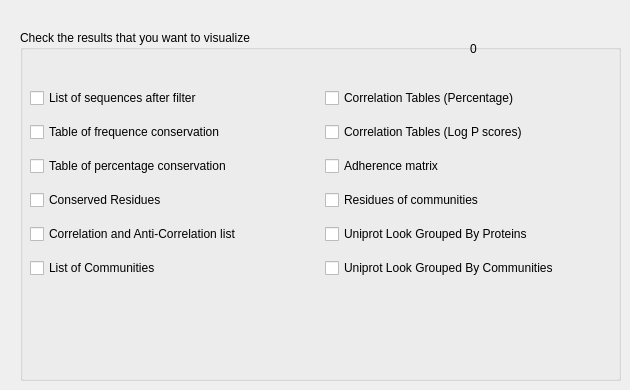
      <widget class="QWidget" name="page_8">
       <widget class="QGroupBox" name="groupBox_5">
        <property name="geometry">
         <rect>
          <x>20</x>
          <y>30</y>
          <width>601</width>
          <height>351</height>
         </rect>
        </property>
        <property name="title">
         <string>Check the results that you want to visualize</string>
        </property>
        <widget class="QPushButton" name="cmdShow">
         <property name="geometry">
          <rect>
           <x>480</x>
           <y>430</y>
           <width>99</width>
           <height>27</height>
          </rect>
         </property>
         <property name="text">
          <string>Show</string>
         </property>
        </widget>
        <widget class="QWidget" name="layoutWidget">
         <property name="geometry">
          <rect>
           <x>10</x>
           <y>50</y>
           <width>584</width>
           <height>211</height>
          </rect>
         </property>
         <layout class="QHBoxLayout" name="horizontalLayout_27">
          <item>
           <layout class="QVBoxLayout" name="verticalLayout_12">
            <item>
             <widget class="QCheckBox" name="checkResults1">
              <property name="text">
               <string>List of sequences after filter</string>
              </property>
             </widget>
            </item>
            <item>
             <widget class="QCheckBox" name="checkResults2">
              <property name="text">
               <string>Table of frequence conservation</string>
              </property>
             </widget>
            </item>
            <item>
             <widget class="QCheckBox" name="checkResults3">
              <property name="text">
               <string>Table of percentage conservation</string>
              </property>
             </widget>
            </item>
            <item>
             <widget class="QCheckBox" name="checkResults4">
              <property name="enabled">
               <bool>true</bool>
              </property>
              <property name="text">
               <string>Conserved Residues</string>
              </property>
             </widget>
            </item>
            <item>
             <widget class="QCheckBox" name="checkResults5">
              <property name="text">
               <string>Correlation and Anti-Correlation list</string>
              </property>
             </widget>
            </item>
            <item>
             <widget class="QCheckBox" name="checkResults6">
              <property name="text">
               <string>List of Communities</string>
              </property>
             </widget>
            </item>
           </layout>
          </item>
          <item>
           <layout class="QVBoxLayout" name="verticalLayout_13">
            <item>
             <widget class="QCheckBox" name="checkResults7">
              <property name="text">
               <string>Correlation Tables (Percentage)</string>
              </property>
             </widget>
            </item>
            <item>
             <widget class="QCheckBox" name="checkResults8">
              <property name="text">
               <string>Correlation Tables (Log P scores)</string>
              </property>
             </widget>
            </item>
            <item>
             <widget class="QCheckBox" name="checkResults9">
              <property name="text">
               <string>Adherence matrix</string>
              </property>
             </widget>
            </item>
            <item>
             <widget class="QCheckBox" name="checkResults10">
              <property name="enabled">
               <bool>true</bool>
              </property>
              <property name="text">
               <string>Residues of communities</string>
              </property>
             </widget>
            </item>
            <item>
             <widget class="QCheckBox" name="checkResults11">
              <property name="text">
               <string>Uniprot Look Grouped By Proteins</string>
              </property>
             </widget>
            </item>
            <item>
             <widget class="QCheckBox" name="checkResults12">
              <property name="text">
               <string>Uniprot Look Grouped By Communities</string>
              </property>
             </widget>
            </item>
           </layout>
          </item>
         </layout>
        </widget>
        <widget class="QLabel" name="lblHidden">
         <property name="geometry">
          <rect>
           <x>450</x>
           <y>10</y>
           <width>67</width>
           <height>17</height>
          </rect>
         </property>
         <property name="text">
          <string>0</string>
         </property>
        </widget>
       </widget>
      </widget>
